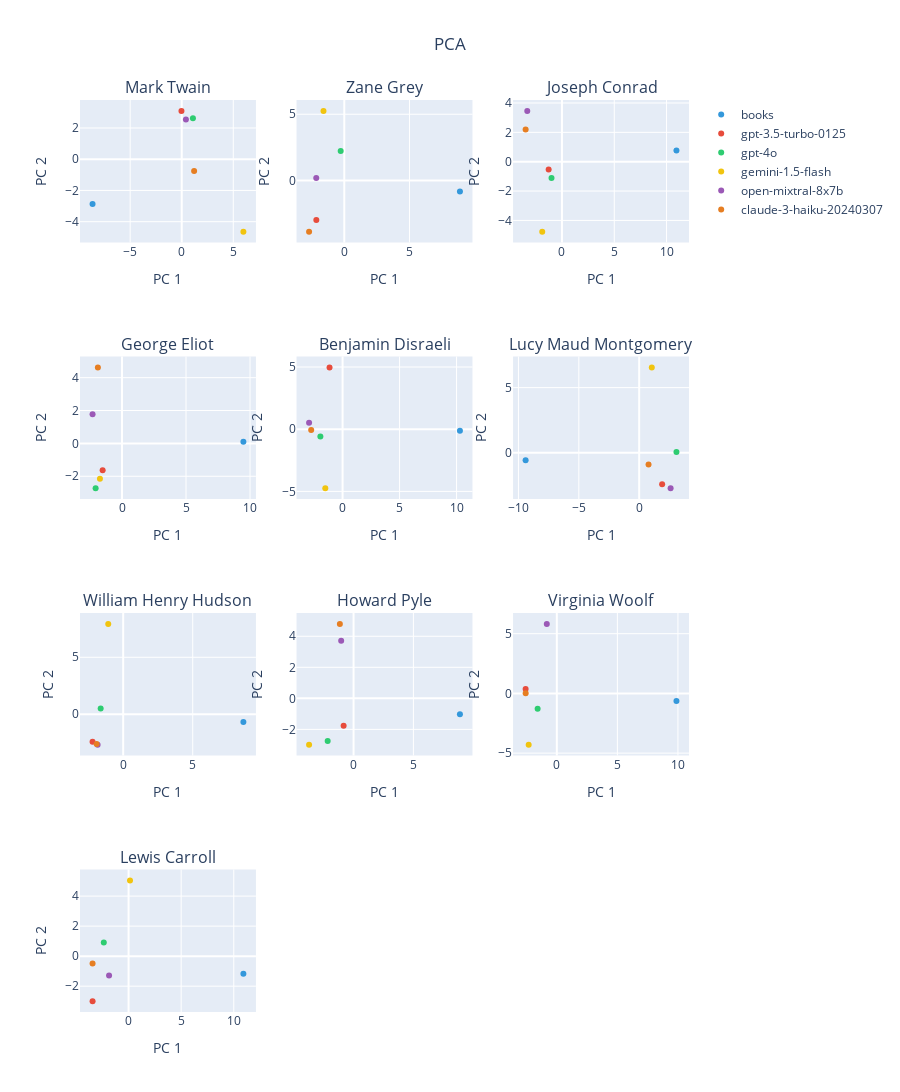

The notebook cell saved with this chart:
### Code cell
visualization = AnalysisVisualization(settings)
visualization.visualize(analysis_data)

### Figure 1 — Plotly figure (JSON) as saved in the notebook; plotly's stock layout.template omitted (floating-point values rounded to 4 significant figures)
{"data": [{"marker": {"color": "#3498db"}, "mode": "markers", "name": "books", "showlegend": true, "text": ["books"], "type": "scatter", "x": [-8.649], "xaxis": "x", "y": [-2.872], "yaxis": "y"}, {"marker": {"color": "#e74c3c"}, "mode": "markers", "name": "gpt-3.5-turbo-0125", "showlegend": true, "text": ["gpt-3.5-turbo-0125"], "type": "scatter", "x": [-0.02574], "xaxis": "x", "y": [3.095], "yaxis": "y"}, {"marker": {"color": "#2ecc71"}, "mode": "markers", "name": "gpt-4o", "showlegend": true, "text": ["gpt-4o"], "type": "scatter", "x": [1.086], "xaxis": "x", "y": [2.627], "yaxis": "y"}, {"marker": {"color": "#f1c40f"}, "mode": "markers", "name": "gemini-1.5-flash", "showlegend": true, "text": ["gemini-1.5-flash"], "type": "scatter", "x": [5.98], "xaxis": "x", "y": [-4.637], "yaxis": "y"}, {"marker": {"color": "#9b59b6"}, "mode": "markers", "name": "open-mixtral-8x7b", "showlegend": true, "text": ["open-mixtral-8x7b"], "type": "scatter", "x": [0.406], "xaxis": "x", "y": [2.549], "yaxis": "y"}, {"marker": {"color": "#e67e22"}, "mode": "markers", "name": "claude-3-haiku-20240307", "showlegend": true, "text": ["claude-3-haiku-20240307"], "type": "scatter", "x": [1.203], "xaxis": "x", "y": [-0.7621], "yaxis": "y"}, {"marker": {"color": "#3498db"}, "mode": "markers", "name": "books", "showlegend": false, "text": ["books"], "type": "scatter", "x": [8.868], "xaxis": "x2", "y": [-0.8349], "yaxis": "y2"}, {"marker": {"color": "#e74c3c"}, "mode": "markers", "name": "gpt-3.5-turbo-0125", "showlegend": false, "text": ["gpt-3.5-turbo-0125"], "type": "scatter", "x": [-2.144], "xaxis": "x2", "y": [-2.978], "yaxis": "y2"}, {"marker": {"color": "#2ecc71"}, "mode": "markers", "name": "gpt-4o", "showlegend": false, "text": ["gpt-4o"], "type": "scatter", "x": [-0.2771], "xaxis": "x2", "y": [2.232], "yaxis": "y2"}, {"marker": {"color": "#f1c40f"}, "mode": "markers", "name": "gemini-1.5-flash", "showlegend": false, "text": ["gemini-1.5-flash"], "type": "scatter", "x": [-1.596], "xaxis": "x2", "y": [5.256], "yaxis": "y2"}, {"marker": {"color": "#9b59b6"}, "mode": "markers", "name": "open-mixtral-8x7b", "showlegend": false, "text": ["open-mixtral-8x7b"], "type": "scatter", "x": [-2.15], "xaxis": "x2", "y": [0.1889], "yaxis": "y2"}, {"marker": {"color": "#e67e22"}, "mode": "markers", "name": "claude-3-haiku-20240307", "showlegend": false, "text": ["claude-3-haiku-20240307"], "type": "scatter", "x": [-2.7], "xaxis": "x2", "y": [-3.863], "yaxis": "y2"}, {"marker": {"color": "#3498db"}, "mode": "markers", "name": "books", "showlegend": false, "text": ["books"], "type": "scatter", "x": [10.95], "xaxis": "x3", "y": [0.7599], "yaxis": "y3"}, {"marker": {"color": "#e74c3c"}, "mode": "markers", "name": "gpt-3.5-turbo-0125", "showlegend": false, "text": ["gpt-3.5-turbo-0125"], "type": "scatter", "x": [-1.273], "xaxis": "x3", "y": [-0.5335], "yaxis": "y3"}, {"marker": {"color": "#2ecc71"}, "mode": "markers", "name": "gpt-4o", "showlegend": false, "text": ["gpt-4o"], "type": "scatter", "x": [-0.998], "xaxis": "x3", "y": [-1.114], "yaxis": "y3"}, {"marker": {"color": "#f1c40f"}, "mode": "markers", "name": "gemini-1.5-flash", "showlegend": false, "text": ["gemini-1.5-flash"], "type": "scatter", "x": [-1.885], "xaxis": "x3", "y": [-4.763], "yaxis": "y3"}, {"marker": {"color": "#9b59b6"}, "mode": "markers", "name": "open-mixtral-8x7b", "showlegend": false, "text": ["open-mixtral-8x7b"], "type": "scatter", "x": [-3.316], "xaxis": "x3", "y": [3.464], "yaxis": "y3"}, {"marker": {"color": "#e67e22"}, "mode": "markers", "name": "claude-3-haiku-20240307", "showlegend": false, "text": ["claude-3-haiku-20240307"], "type": "scatter", "x": [-3.475], "xaxis": "x3", "y": [2.187], "yaxis": "y3"}, {"marker": {"color": "#3498db"}, "mode": "markers", "name": "books", "showlegend": false, "text": ["books"], "type": "scatter", "x": [9.481], "xaxis": "x4", "y": [0.1061], "yaxis": "y4"}, {"marker": {"color": "#e74c3c"}, "mode": "markers", "name": "gpt-3.5-turbo-0125", "showlegend": false, "text": ["gpt-3.5-turbo-0125"], "type": "scatter", "x": [-1.512], "xaxis": "x4", "y": [-1.629], "yaxis": "y4"}, {"marker": {"color": "#2ecc71"}, "mode": "markers", "name": "gpt-4o", "showlegend": false, "text": ["gpt-4o"], "type": "scatter", "x": [-2.061], "xaxis": "x4", "y": [-2.721], "yaxis": "y4"}, {"marker": {"color": "#f1c40f"}, "mode": "markers", "name": "gemini-1.5-flash", "showlegend": false, "text": ["gemini-1.5-flash"], "type": "scatter", "x": [-1.723], "xaxis": "x4", "y": [-2.147], "yaxis": "y4"}, {"marker": {"color": "#9b59b6"}, "mode": "markers", "name": "open-mixtral-8x7b", "showlegend": false, "text": ["open-mixtral-8x7b"], "type": "scatter", "x": [-2.3], "xaxis": "x4", "y": [1.766], "yaxis": "y4"}, {"marker": {"color": "#e67e22"}, "mode": "markers", "name": "claude-3-haiku-20240307", "showlegend": false, "text": ["claude-3-haiku-20240307"], "type": "scatter", "x": [-1.884], "xaxis": "x4", "y": [4.625], "yaxis": "y4"}, {"marker": {"color": "#3498db"}, "mode": "markers", "name": "books", "showlegend": false, "text": ["books"], "type": "scatter", "x": [10.29], "xaxis": "x5", "y": [-0.1214], "yaxis": "y5"}, {"marker": {"color": "#e74c3c"}, "mode": "markers", "name": "gpt-3.5-turbo-0125", "showlegend": false, "text": ["gpt-3.5-turbo-0125"], "type": "scatter", "x": [-1.142], "xaxis": "x5", "y": [4.973], "yaxis": "y5"}, {"marker": {"color": "#2ecc71"}, "mode": "markers", "name": "gpt-4o", "showlegend": false, "text": ["gpt-4o"], "type": "scatter", "x": [-1.947], "xaxis": "x5", "y": [-0.5761], "yaxis": "y5"}, {"marker": {"color": "#f1c40f"}, "mode": "markers", "name": "gemini-1.5-flash", "showlegend": false, "text": ["gemini-1.5-flash"], "type": "scatter", "x": [-1.515], "xaxis": "x5", "y": [-4.737], "yaxis": "y5"}, {"marker": {"color": "#9b59b6"}, "mode": "markers", "name": "open-mixtral-8x7b", "showlegend": false, "text": ["open-mixtral-8x7b"], "type": "scatter", "x": [-2.937], "xaxis": "x5", "y": [0.5224], "yaxis": "y5"}, {"marker": {"color": "#e67e22"}, "mode": "markers", "name": "claude-3-haiku-20240307", "showlegend": false, "text": ["claude-3-haiku-20240307"], "type": "scatter", "x": [-2.752], "xaxis": "x5", "y": [-0.06118], "yaxis": "y5"}, {"marker": {"color": "#3498db"}, "mode": "markers", "name": "books", "showlegend": false, "text": ["books"], "type": "scatter", "x": [-9.406], "xaxis": "x6", "y": [-0.5691], "yaxis": "y6"}, {"marker": {"color": "#e74c3c"}, "mode": "markers", "name": "gpt-3.5-turbo-0125", "showlegend": false, "text": ["gpt-3.5-turbo-0125"], "type": "scatter", "x": [1.9], "xaxis": "x6", "y": [-2.429], "yaxis": "y6"}, {"marker": {"color": "#2ecc71"}, "mode": "markers", "name": "gpt-4o", "showlegend": false, "text": ["gpt-4o"], "type": "scatter", "x": [3.086], "xaxis": "x6", "y": [0.06164], "yaxis": "y6"}, {"marker": {"color": "#f1c40f"}, "mode": "markers", "name": "gemini-1.5-flash", "showlegend": false, "text": ["gemini-1.5-flash"], "type": "scatter", "x": [1.043], "xaxis": "x6", "y": [6.553], "yaxis": "y6"}, {"marker": {"color": "#9b59b6"}, "mode": "markers", "name": "open-mixtral-8x7b", "showlegend": false, "text": ["open-mixtral-8x7b"], "type": "scatter", "x": [2.601], "xaxis": "x6", "y": [-2.717], "yaxis": "y6"}, {"marker": {"color": "#e67e22"}, "mode": "markers", "name": "claude-3-haiku-20240307", "showlegend": false, "text": ["claude-3-haiku-20240307"], "type": "scatter", "x": [0.7752], "xaxis": "x6", "y": [-0.8996], "yaxis": "y6"}, {"marker": {"color": "#3498db"}, "mode": "markers", "name": "books", "showlegend": false, "text": ["books"], "type": "scatter", "x": [8.644], "xaxis": "x7", "y": [-0.6917], "yaxis": "y7"}, {"marker": {"color": "#e74c3c"}, "mode": "markers", "name": "gpt-3.5-turbo-0125", "showlegend": false, "text": ["gpt-3.5-turbo-0125"], "type": "scatter", "x": [-2.203], "xaxis": "x7", "y": [-2.432], "yaxis": "y7"}, {"marker": {"color": "#2ecc71"}, "mode": "markers", "name": "gpt-4o", "showlegend": false, "text": ["gpt-4o"], "type": "scatter", "x": [-1.619], "xaxis": "x7", "y": [0.4866], "yaxis": "y7"}, {"marker": {"color": "#f1c40f"}, "mode": "markers", "name": "gemini-1.5-flash", "showlegend": false, "text": ["gemini-1.5-flash"], "type": "scatter", "x": [-1.074], "xaxis": "x7", "y": [7.939], "yaxis": "y7"}, {"marker": {"color": "#9b59b6"}, "mode": "markers", "name": "open-mixtral-8x7b", "showlegend": false, "text": ["open-mixtral-8x7b"], "type": "scatter", "x": [-1.839], "xaxis": "x7", "y": [-2.682], "yaxis": "y7"}, {"marker": {"color": "#e67e22"}, "mode": "markers", "name": "claude-3-haiku-20240307", "showlegend": false, "text": ["claude-3-haiku-20240307"], "type": "scatter", "x": [-1.909], "xaxis": "x7", "y": [-2.621], "yaxis": "y7"}, {"marker": {"color": "#3498db"}, "mode": "markers", "name": "books", "showlegend": false, "text": ["books"], "type": "scatter", "x": [8.887], "xaxis": "x8", "y": [-1.028], "yaxis": "y8"}, {"marker": {"color": "#e74c3c"}, "mode": "markers", "name": "gpt-3.5-turbo-0125", "showlegend": false, "text": ["gpt-3.5-turbo-0125"], "type": "scatter", "x": [-0.8295], "xaxis": "x8", "y": [-1.762], "yaxis": "y8"}, {"marker": {"color": "#2ecc71"}, "mode": "markers", "name": "gpt-4o", "showlegend": false, "text": ["gpt-4o"], "type": "scatter", "x": [-2.163], "xaxis": "x8", "y": [-2.741], "yaxis": "y8"}, {"marker": {"color": "#f1c40f"}, "mode": "markers", "name": "gemini-1.5-flash", "showlegend": false, "text": ["gemini-1.5-flash"], "type": "scatter", "x": [-3.716], "xaxis": "x8", "y": [-2.981], "yaxis": "y8"}, {"marker": {"color": "#9b59b6"}, "mode": "markers", "name": "open-mixtral-8x7b", "showlegend": false, "text": ["open-mixtral-8x7b"], "type": "scatter", "x": [-1.034], "xaxis": "x8", "y": [3.712], "yaxis": "y8"}, {"marker": {"color": "#e67e22"}, "mode": "markers", "name": "claude-3-haiku-20240307", "showlegend": false, "text": ["claude-3-haiku-20240307"], "type": "scatter", "x": [-1.145], "xaxis": "x8", "y": [4.8], "yaxis": "y8"}, {"marker": {"color": "#3498db"}, "mode": "markers", "name": "books", "showlegend": false, "text": ["books"], "type": "scatter", "x": [9.877], "xaxis": "x9", "y": [-0.6278], "yaxis": "y9"}, {"marker": {"color": "#e74c3c"}, "mode": "markers", "name": "gpt-3.5-turbo-0125", "showlegend": false, "text": ["gpt-3.5-turbo-0125"], "type": "scatter", "x": [-2.575], "xaxis": "x9", "y": [0.3608], "yaxis": "y9"}, {"marker": {"color": "#2ecc71"}, "mode": "markers", "name": "gpt-4o", "showlegend": false, "text": ["gpt-4o"], "type": "scatter", "x": [-1.583], "xaxis": "x9", "y": [-1.282], "yaxis": "y9"}, {"marker": {"color": "#f1c40f"}, "mode": "markers", "name": "gemini-1.5-flash", "showlegend": false, "text": ["gemini-1.5-flash"], "type": "scatter", "x": [-2.322], "xaxis": "x9", "y": [-4.286], "yaxis": "y9"}, {"marker": {"color": "#9b59b6"}, "mode": "markers", "name": "open-mixtral-8x7b", "showlegend": false, "text": ["open-mixtral-8x7b"], "type": "scatter", "x": [-0.827], "xaxis": "x9", "y": [5.821], "yaxis": "y9"}, {"marker": {"color": "#e67e22"}, "mode": "markers", "name": "claude-3-haiku-20240307", "showlegend": false, "text": ["claude-3-haiku-20240307"], "type": "scatter", "x": [-2.57], "xaxis": "x9", "y": [0.01465], "yaxis": "y9"}, {"marker": {"color": "#3498db"}, "mode": "markers", "name": "books", "showlegend": false, "text": ["books"], "type": "scatter", "x": [10.91], "xaxis": "x10", "y": [-1.179], "yaxis": "y10"}, {"marker": {"color": "#e74c3c"}, "mode": "markers", "name": "gpt-3.5-turbo-0125", "showlegend": false, "text": ["gpt-3.5-turbo-0125"], "type": "scatter", "x": [-3.419], "xaxis": "x10", "y": [-2.995], "yaxis": "y10"}, {"marker": {"color": "#2ecc71"}, "mode": "markers", "name": "gpt-4o", "showlegend": false, "text": ["gpt-4o"], "type": "scatter", "x": [-2.354], "xaxis": "x10", "y": [0.9023], "yaxis": "y10"}, {"marker": {"color": "#f1c40f"}, "mode": "markers", "name": "gemini-1.5-flash", "showlegend": false, "text": ["gemini-1.5-flash"], "type": "scatter", "x": [0.1361], "xaxis": "x10", "y": [5.048], "yaxis": "y10"}, {"marker": {"color": "#9b59b6"}, "mode": "markers", "name": "open-mixtral-8x7b", "showlegend": false, "text": ["open-mixtral-8x7b"], "type": "scatter", "x": [-1.852], "xaxis": "x10", "y": [-1.286], "yaxis": "y10"}, {"marker": {"color": "#e67e22"}, "mode": "markers", "name": "claude-3-haiku-20240307", "showlegend": false, "text": ["claude-3-haiku-20240307"], "type": "scatter", "x": [-3.422], "xaxis": "x10", "y": [-0.49], "yaxis": "y10"}], "layout": {"annotations": [{"font": {"size": 16}, "showarrow": false, "text": "Mark Twain", "x": 0.1444, "xanchor": "center", "xref": "paper", "y": 1, "yanchor": "bottom", "yref": "paper"}, {"font": {"size": 16}, "showarrow": false, "text": "Zane Grey", "x": 0.5, "xanchor": "center", "xref": "paper", "y": 1, "yanchor": "bottom", "yref": "paper"}, {"font": {"size": 16}, "showarrow": false, "text": "Joseph Conrad", "x": 0.8556, "xanchor": "center", "xref": "paper", "y": 1, "yanchor": "bottom", "yref": "paper"}, {"font": {"size": 16}, "showarrow": false, "text": "George Eliot", "x": 0.1444, "xanchor": "center", "xref": "paper", "y": 0.7188, "yanchor": "bottom", "yref": "paper"}, {"font": {"size": 16}, "showarrow": false, "text": "Benjamin Disraeli", "x": 0.5, "xanchor": "center", "xref": "paper", "y": 0.7188, "yanchor": "bottom", "yref": "paper"}, {"font": {"size": 16}, "showarrow": false, "text": "Lucy Maud Montgomery", "x": 0.8556, "xanchor": "center", "xref": "paper", "y": 0.7188, "yanchor": "bottom", "yref": "paper"}, {"font": {"size": 16}, "showarrow": false, "text": "William Henry Hudson", "x": 0.1444, "xanchor": "center", "xref": "paper", "y": 0.4375, "yanchor": "bottom", "yref": "paper"}, {"font": {"size": 16}, "showarrow": false, "text": "Howard Pyle", "x": 0.5, "xanchor": "center", "xref": "paper", "y": 0.4375, "yanchor": "bottom", "yref": "paper"}, {"font": {"size": 16}, "showarrow": false, "text": "Virginia Woolf", "x": 0.8556, "xanchor": "center", "xref": "paper", "y": 0.4375, "yanchor": "bottom", "yref": "paper"}, {"font": {"size": 16}, "showarrow": false, "text": "Lewis Carroll", "x": 0.1444, "xanchor": "center", "xref": "paper", "y": 0.1562, "yanchor": "bottom", "yref": "paper"}], "height": 1500, "title": {"text": "PCA", "x": 0.5}, "xaxis": {"anchor": "y", "domain": [0, 0.2889], "title": {"text": "PC 1"}}, "xaxis10": {"anchor": "y10", "domain": [0, 0.2889], "title": {"text": "PC 1"}}, "xaxis11": {"anchor": "y11", "domain": [0.3556, 0.6444], "title": {"text": "PC 1"}}, "xaxis12": {"anchor": "y12", "domain": [0.7111, 1], "title": {"text": "PC 1"}}, "xaxis2": {"anchor": "y2", "domain": [0.3556, 0.6444], "title": {"text": "PC 1"}}, "xaxis3": {"anchor": "y3", "domain": [0.7111, 1], "title": {"text": "PC 1"}}, "xaxis4": {"anchor": "y4", "domain": [0, 0.2889], "title": {"text": "PC 1"}}, "xaxis5": {"anchor": "y5", "domain": [0.3556, 0.6444], "title": {"text": "PC 1"}}, "xaxis6": {"anchor": "y6", "domain": [0.7111, 1], "title": {"text": "PC 1"}}, "xaxis7": {"anchor": "y7", "domain": [0, 0.2889], "title": {"text": "PC 1"}}, "xaxis8": {"anchor": "y8", "domain": [0.3556, 0.6444], "title": {"text": "PC 1"}}, "xaxis9": {"anchor": "y9", "domain": [0.7111, 1], "title": {"text": "PC 1"}}, "yaxis": {"anchor": "x", "domain": [0.8438, 1], "title": {"text": "PC 2"}}, "yaxis10": {"anchor": "x10", "domain": [0, 0.1562], "title": {"text": "PC 2"}}, "yaxis11": {"anchor": "x11", "domain": [0, 0.1562], "title": {"text": "PC 2"}}, "yaxis12": {"anchor": "x12", "domain": [0, 0.1562], "title": {"text": "PC 2"}}, "yaxis2": {"anchor": "x2", "domain": [0.8438, 1], "title": {"text": "PC 2"}}, "yaxis3": {"anchor": "x3", "domain": [0.8438, 1], "title": {"text": "PC 2"}}, "yaxis4": {"anchor": "x4", "domain": [0.5625, 0.7188], "title": {"text": "PC 2"}}, "yaxis5": {"anchor": "x5", "domain": [0.5625, 0.7188], "title": {"text": "PC 2"}}, "yaxis6": {"anchor": "x6", "domain": [0.5625, 0.7188], "title": {"text": "PC 2"}}, "yaxis7": {"anchor": "x7", "domain": [0.2812, 0.4375], "title": {"text": "PC 2"}}, "yaxis8": {"anchor": "x8", "domain": [0.2812, 0.4375], "title": {"text": "PC 2"}}, "yaxis9": {"anchor": "x9", "domain": [0.2812, 0.4375], "title": {"text": "PC 2"}}}}
